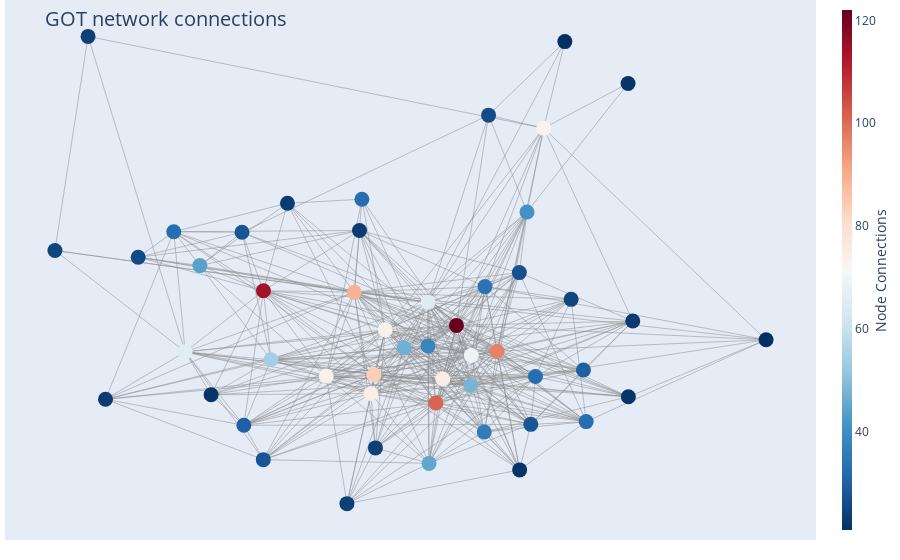

The cell this chart's notebook holds for it:
### Markdown cell above
## All books combined (Top 50 Characters)

### Code cell
draw_plotly_network_graph(Graph_obj = G, filter = "Yes", filter_nodesbydegree = 50)

### Figure 1 — Plotly figure (JSON) as saved in the notebook; plotly's stock layout.template omitted (floating-point values rounded to 4 significant figures; data arrays with more than 128 entries replaced by an {"elided": "..."} marker saying what was removed)
{"data": [{"hoverinfo": "none", "line": {"color": "#888", "width": 0.5}, "mode": "lines", "type": "scatter", "x": {"elided": "1257 float values"}, "y": {"elided": "1257 float values"}}, {"hoverinfo": "text", "marker": {"color": [26, 84, 25, 41, 54, 45, 25, 75, 97, 73, 33, 21, 21, 74, 24, 33, 22, 22, 101, 23, 28, 69, 114, 26, 28, 22, 24, 23, 33, 30, 23, 22, 47, 27, 23, 38, 74, 65, 30, 28, 44, 36, 75, 89, 66, 33, 122, 48, 34, 24], "colorbar": {"thickness": 10, "title": {"side": "right", "text": "Node Connections"}, "xanchor": "left"}, "colorscale": [[0, "rgb(103,0,31)"], [0.1, "rgb(178,24,43)"], [0.2, "rgb(214,96,77)"], [0.3, "rgb(244,165,130)"], [0.4, "rgb(253,219,199)"], [0.5, "rgb(247,247,247)"], [0.6, "rgb(209,229,240)"], [0.7, "rgb(146,197,222)"], [0.8, "rgb(67,147,195)"], [0.9, "rgb(33,102,172)"], [1, "rgb(5,48,97)"]], "line": {"width": 0}, "reversescale": true, "showscale": true, "size": 15}, "mode": "markers", "text": ["Aemon-Targaryen-(Maester-Aemon)<br /># of connections: 26", "Arya-Stark<br /># of connections: 84", "Asha-Greyjoy<br /># of connections: 25", "Barristan-Selmy<br /># of connections: 41", "Bran-Stark<br /># of connections: 54", "Brienne-of-Tarth<br /># of connections: 45", "Bronn<br /># of connections: 25", "Catelyn-Stark<br /># of connections: 75", "Cersei-Lannister<br /># of connections: 97", "Daenerys-Targaryen<br /># of connections: 73", "Davos-Seaworth<br /># of connections: 33", "Doran-Martell<br /># of connections: 21", "Drogo<br /># of connections: 21", "Eddard-Stark<br /># of connections: 74", "Edmure-Tully<br /># of connections: 24", "Gregor-Clegane<br /># of connections: 33", "Hizdahr-zo-Loraq<br /># of connections: 22", "Ilyn-Payne<br /># of connections: 22", "Jaime-Lannister<br /># of connections: 101", "Janos-Slynt<br /># of connections: 23", "Jeor-Mormont<br /># of connections: 28", "Joffrey-Baratheon<br /># of connections: 69", "Jon-Snow<br /># of connections: 114", "Jorah-Mormont<br /># of connections: 26", "Loras-Tyrell<br /># of connections: 28", "Luwin<br /># of connections: 22", "Lysa-Arryn<br /># of connections: 24", "Mace-Tyrell<br /># of connections: 23", "Mance-Rayder<br /># of connections: 33", "Margaery-Tyrell<br /># of connections: 30", "Melisandre<br /># of connections: 23", "Myrcella-Baratheon<br /># of connections: 22", "Petyr-Baelish<br /># of connections: 47", "Pycelle<br /># of connections: 27", "Ramsay-Snow<br /># of connections: 23", "Renly-Baratheon<br /># of connections: 38", "Robb-Stark<br /># of connections: 74", "Robert-Baratheon<br /># of connections: 65", "Rodrik-Cassel<br /># of connections: 30", "Roose-Bolton<br /># of connections: 28", "Samwell-Tarly<br /># of connections: 44", "Sandor-Clegane<br /># of connections: 36", "Sansa-Stark<br /># of connections: 75", "Stannis-Baratheon<br /># of connections: 89", "Theon-Greyjoy<br /># of connections: 66", "Tommen-Baratheon<br /># of connections: 33", "Tyrion-Lannister<br /># of connections: 122", "Tywin-Lannister<br /># of connections: 48", "Varys<br /># of connections: 34", "Victarion-Greyjoy<br /># of connections: 24"], "type": "scatter", "x": [-0.6697, -0.06827, -0.8821, 0.3218, -0.331, 0.07204, 0.4344, -0.07648, 0.2455, 0.3643, -0.0992, 0.9316, 0.4184, -0.03971, -0.1374, 0.4728, 0.5796, 0.3031, 0.0894, -0.1053, -0.405, 0.1798, -0.3503, 0.2238, 0.3315, -0.4838, -0.06466, 0.5915, -0.579, 0.4658, -0.289, 0.5803, 0.008549, 0.3024, -0.7531, 0.06926, -0.19, 0.06921, -0.4003, -0.3507, -0.5124, 0.2128, 0.107, -0.1185, -0.5498, 0.3435, 0.1419, 0.1784, 0.2147, -0.7976], "y": [0.2189, -0.1966, 0.2428, 0.3791, -0.1438, -0.5103, 0.06988, -0.2635, -0.1135, 0.6753, 0.4241, -0.07288, 0.9816, -0.03782, -0.6526, -0.3626, 0.8336, -0.5333, -0.2967, 0.3135, 0.307, -0.1287, 0.1001, 0.7214, -0.3723, -0.2677, -0.4555, -0.006854, 0.309, -0.1799, 0.4097, -0.2747, -0.1014, 0.1645, -0.2834, -0.09501, -0.2016, 0.06, -0.3756, -0.4971, 0.1893, -0.3993, -0.2116, 0.09526, -0.1158, -0.2032, -0.02217, -0.2344, 0.115, 1]}], "layout": {"annotations": [{"showarrow": false, "text": "", "xref": "paper", "yref": "paper"}], "hovermode": "closest", "margin": {"b": 20, "l": 5, "r": 5, "t": 0}, "showlegend": false, "title": {"font": {"size": 20}, "text": "<br>GOT network connections"}, "xaxis": {"showgrid": false, "showticklabels": false, "zeroline": false}, "yaxis": {"showgrid": false, "showticklabels": false, "zeroline": false}}}
